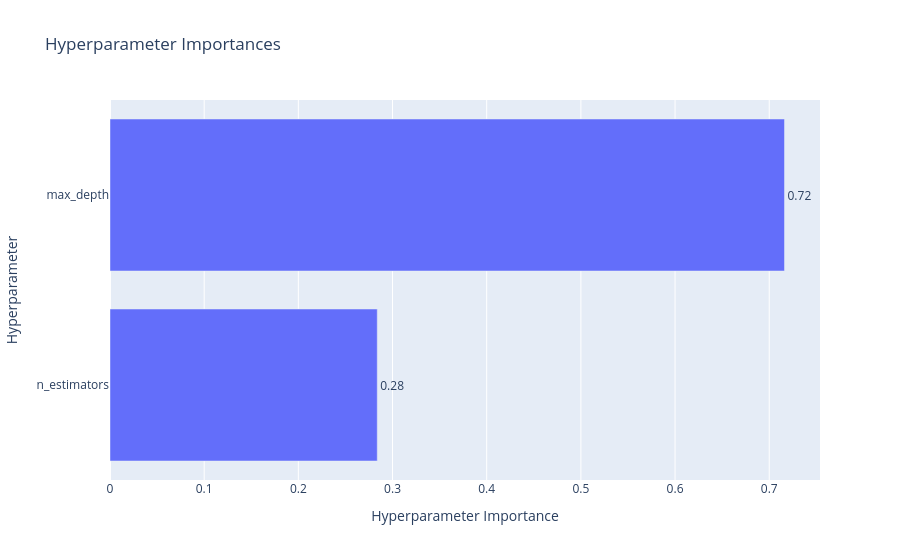

Notebook code for this chart:
### Code cell
# 5. Hyperparameter Importance
plot_param_importances(study).show()

### Figure 1 — Plotly figure (JSON) as saved in the notebook; plotly's stock layout.template omitted (floating-point values rounded to 4 significant figures)
{"data": [{"cliponaxis": false, "hovertemplate": ["n_estimators (IntDistribution): 0.2837884990008446<extra></extra>", "max_depth (IntDistribution): 0.7162115009991554<extra></extra>"], "name": "Objective Value", "orientation": "h", "text": ["0.28", "0.72"], "textposition": "outside", "type": "bar", "x": [0.2838, 0.7162], "y": ["n_estimators", "max_depth"]}], "layout": {"title": {"text": "Hyperparameter Importances"}, "xaxis": {"title": {"text": "Hyperparameter Importance"}}, "yaxis": {"title": {"text": "Hyperparameter"}}}}
